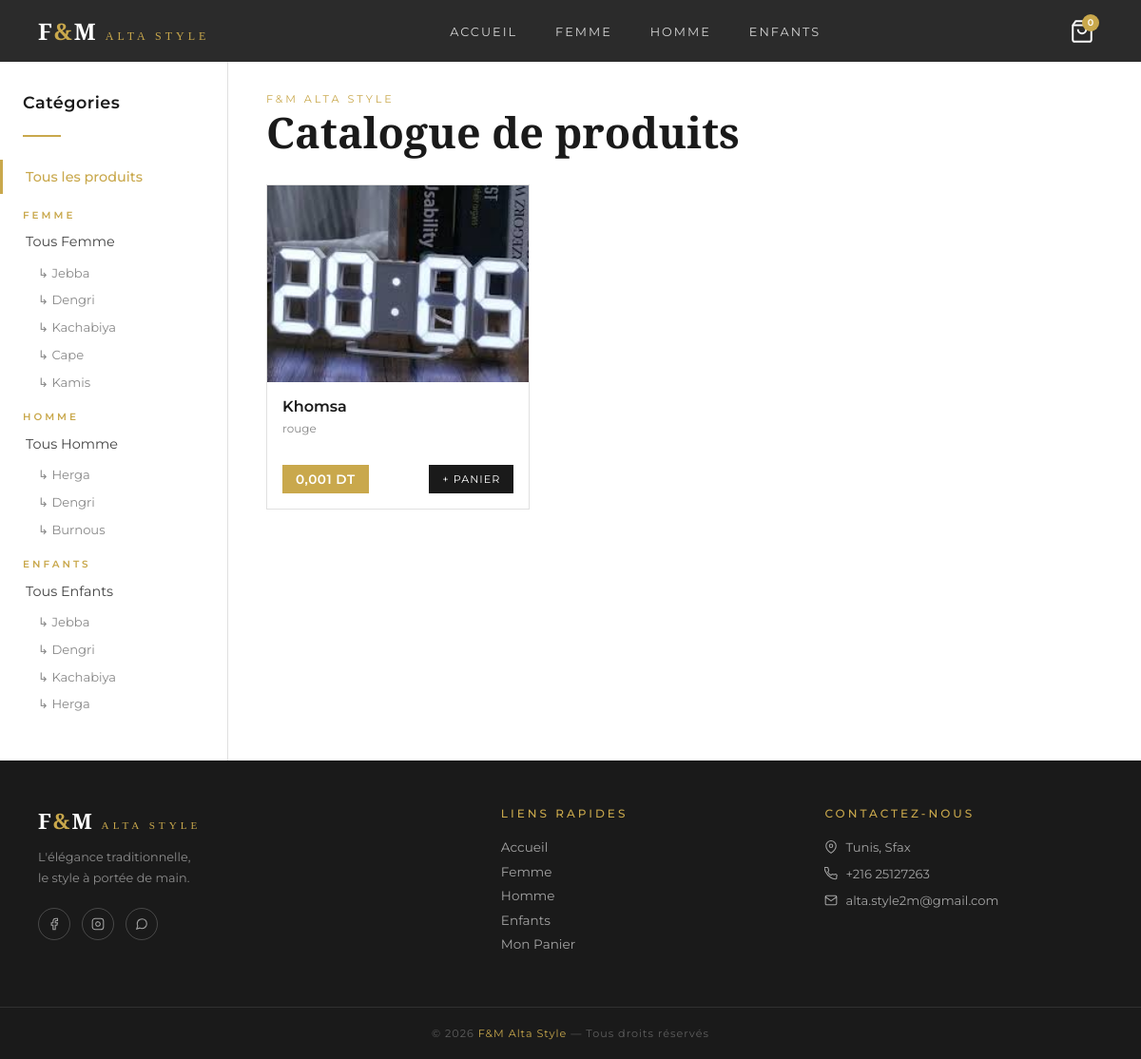
The page /catalogue/ on the database as committed earlier.
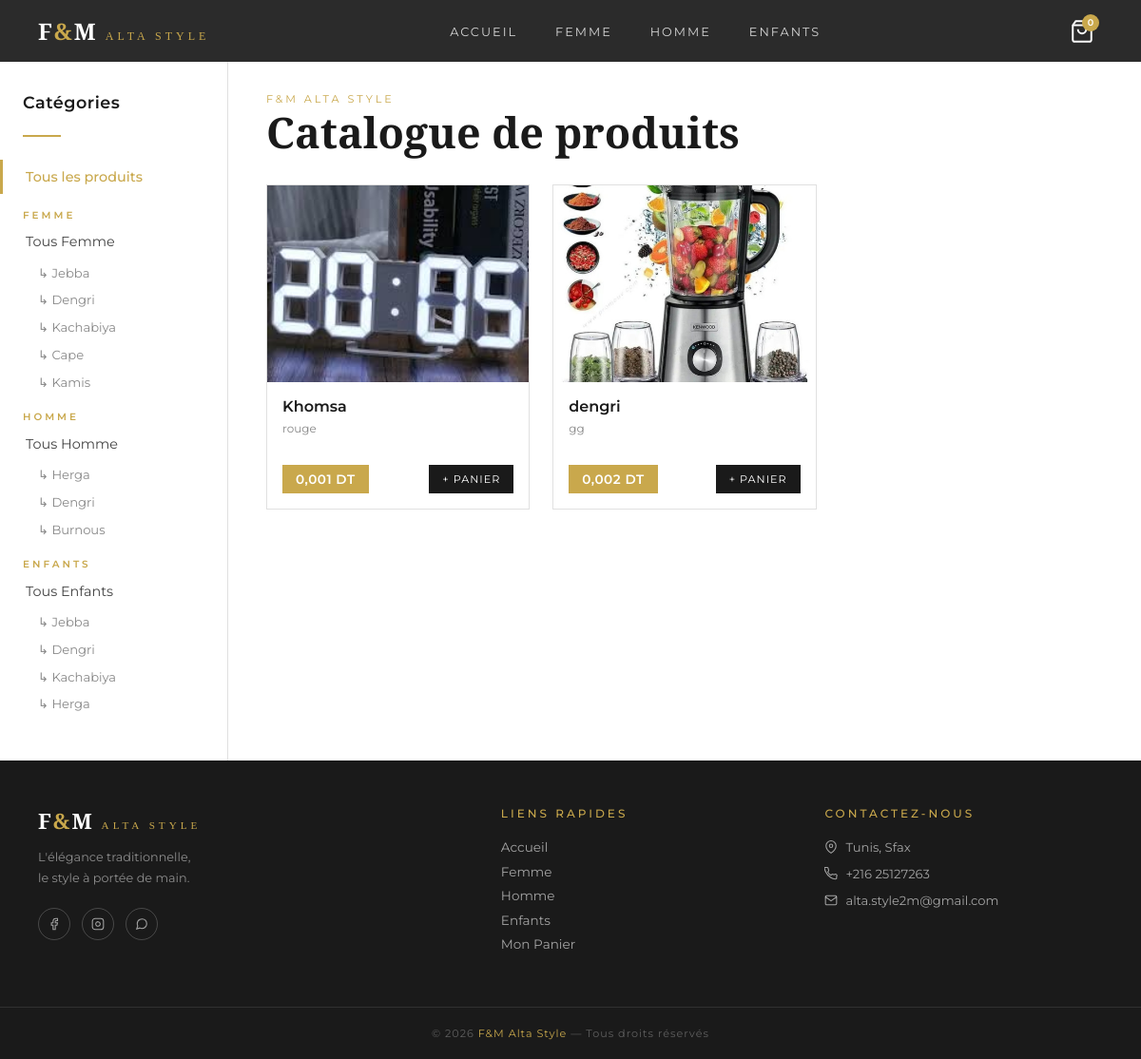
The same page on the database as committed later.
### boutique/models.py (models this page shows, shortened)
class Produit(models.Model):
    CATEGORIES = [
        ('femme', 'Femme'),
        ('homme', 'Homme'),
        ('enfants', 'Enfants'),
    ]
    SOUS_CATEGORIES = [
        ('jebba_f', 'Jebba Femme'),
        ('dengri_f', 'Dengri Femme'),
        ('kachabiya_f', 'Kachabiya Femme'),
        ('cape', 'Cape'),
        ('kamis_f', 'Kamis Femme'),
        ('herga_h', 'Herga Homme'),
        ('dengri_h', 'Dengri Homme'),
        ('burnous', 'Burnous'),
        ('jebba_e', 'Jebba Enfant'),
        ('dengri_e', 'Dengri Enfant'),
        ('kachabiya_e', 'Kachabiya Enfant'),
        ('herga_e', 'Herga Enfant'),
        ('autre', 'Autre'),
    ]
    nom = models.CharField(max_length=200)
    description = models.TextField()
    prix = models.DecimalField(max_digits=10, decimal_places=3)
    categorie = models.CharField(max_length=50, choices=CATEGORIES)
    sous_categorie = models.CharField(max_length=50, choices=SOUS_CATEGORIES, blank=True, default='')
    image = models.ImageField(upload_to='produits/', blank=True, null=True)
    disponible = models.BooleanField(default=True)
    date_ajout = models.DateTimeField(auto_now_add=True)

### boutique/views.py (the view)
# urls.py: path('catalogue/', views.catalogue, name='catalogue'),
def catalogue(request):
    categorie = request.GET.get('cat', 'all')
    sous_categorie = request.GET.get('sous', '')
    if categorie == 'all':
        produits = Produit.objects.filter(disponible=True)
    elif sous_categorie:
        produits = Produit.objects.filter(disponible=True, categorie=categorie, sous_categorie=sous_categorie)
    else:
        produits = Produit.objects.filter(disponible=True, categorie=categorie)
    return render(request, 'boutique/catalogue.html', {
        'produits': produits,
        'categorie': categorie,
        'sous_categorie': sous_categorie
    })

### boutique/templates/boutique/catalogue.html (shortened to what this page needs)
{% extends 'boutique/base.html' %}
{% block content %}
<div class="page-wrapper">
  <aside class="sidebar">
    <p class="sidebar-title">Catégories</p>
    <hr class="sidebar-divider">
    <a href="/catalogue/" class="sidebar-link {% if categorie == 'all' %}active{% endif %}">Tous les produits</a>
    <p class="sidebar-section">Femme</p>
    <a href="/catalogue/?cat=femme" class="sidebar-link {% if categorie == 'femme' and not sous_categorie %}active{% endif %}">Tous Femme</a>
    <a href="/catalogue/?cat=femme&sous=jebba_f" class="sidebar-sublink {% if sous_categorie == 'jebba_f' %}active{% endif %}">↳ Jebba</a>
    <a href="/catalogue/?cat=femme&sous=dengri_f" class="sidebar-sublink {% if sous_categorie == 'dengri_f' %}active{% endif %}">↳ Dengri</a>
    <a href="/catalogue/?cat=femme&sous=kachabiya_f" class="sidebar-sublink {% if sous_categorie == 'kachabiya_f' %}active{% endif %}">↳ Kachabiya</a>
    <a href="/catalogue/?cat=femme&sous=cape" class="sidebar-sublink {% if sous_categorie == 'cape' %}active{% endif %}">↳ Cape</a>
    <a href="/catalogue/?cat=femme&sous=kamis_f" class="sidebar-sublink {% if sous_categorie == 'kamis_f' %}active{% endif %}">↳ Kamis</a>
    <p class="sidebar-section">Homme</p>
    <a href="/catalogue/?cat=homme" class="sidebar-link {% if categorie == 'homme' and not sous_categorie %}active{% endif %}">Tous Homme</a>
    <a href="/catalogue/?cat=homme&sous=herga_h" class="sidebar-sublink {% if sous_categorie == 'herga_h' %}active{% endif %}">↳ Herga</a>
    <a href="/catalogue/?cat=homme&sous=dengri_h" class="sidebar-sublink {% if sous_categorie == 'dengri_h' %}active{% endif %}">↳ Dengri</a>
    <a href="/catalogue/?cat=homme&sous=burnous" class="sidebar-sublink {% if sous_categorie == 'burnous' %}active{% endif %}">↳ Burnous</a>
    <p class="sidebar-section">Enfants</p>
    <a href="/catalogue/?cat=enfants" class="sidebar-link {% if categorie == 'enfants' and not sous_categorie %}active{% endif %}">Tous Enfants</a>
    <a href="/catalogue/?cat=enfants&sous=jebba_e" class="sidebar-sublink {% if sous_categorie == 'jebba_e' %}active{% endif %}">↳ Jebba</a>
    <a href="/catalogue/?cat=enfants&sous=dengri_e" class="sidebar-sublink {% if sous_categorie == 'dengri_e' %}active{% endif %}">↳ Dengri</a>
    <a href="/catalogue/?cat=enfants&sous=kachabiya_e" class="sidebar-sublink {% if sous_categorie == 'kachabiya_e' %}active{% endif %}">↳ Kachabiya</a>
    <a href="/catalogue/?cat=enfants&sous=herga_e" class="sidebar-sublink {% if sous_categorie == 'herga_e' %}active{% endif %}">↳ Herga</a>
  </aside>
  <div class="main-content">
    <div class="main-header">
      <small>F&M Alta Style</small>
      <h2>Catalogue de produits</h2>
    </div>
    <div class="products-grid">
      {% for produit in produits %}
      <div class="product-card" onclick="window.location='/produit/{{ produit.id }}/'">
        <div class="prod-img">
          {% if produit.image %}
          <img src="{{ produit.image.url }}" alt="{{ produit.nom }}">
          {% else %}🥻{% endif %}
        </div>
        <div class="prod-body">
          <p class="prod-name">{{ produit.nom }}</p>
          <p class="prod-desc">{{ produit.description|truncatewords:12 }}</p>
        </div>
        <div class="prod-footer">
          <span class="prod-price">{{ produit.prix }} DT</span>
          <button class="add-btn" onclick="event.stopPropagation();window.location='/produit/{{ produit.id }}/'">
            + Panier
          </button>
        </div>
      </div>
      {% empty %}
      <p style="color:#999;grid-column:1/-1;padding:3rem;text-align:center">
        Aucun produit — Ajoutez-en depuis l'admin !
      </p>
      {% endfor %}
    </div>
  </div>
</div>
{% endblock %}

### boutique/templates/boutique/base.html (shortened to what this page needs)
<!DOCTYPE html>
<html lang="fr">
<head>
</head>
<body>
<nav>
  <a class="logo" href="/">F<span>&</span>M <span style="font-size:0.75rem;font-weight:300;letter-spacing:4px">ALTA STYLE</span></a>
  <ul class="nav-links">
    <li><a href="/">Accueil</a></li>
    <li><a href="/catalogue/?cat=femme">Femme</a></li>
    <li><a href="/catalogue/?cat=homme">Homme</a></li>
    <li><a href="/catalogue/?cat=enfants">Enfants</a></li>
  </ul>
  <a href="/panier/" class="cart-icon-btn">
    <svg viewBox="0 0 24 24" xmlns="http://www.w3.org/2000/svg">
      <path d="M6 2L3 6v14a2 2 0 002 2h14a2 2 0 002-2V6l-3-4z"/>
      <line x1="3" y1="6" x2="21" y2="6"/>
      <path d="M16 10a4 4 0 01-8 0"/>
    </svg>
    <span class="cart-badge" id="cartCount">0</span>
  </a>
</nav>
<div class="main-block">
{% block content %}{% endblock %}
</div>
<footer>
  <div class="footer-grid">
    <div class="footer-col">
      <p class="footer-logo">F<span>&</span>M <span class="footer-logo-sub">ALTA STYLE</span></p>
      <p class="footer-slogan">L'élégance traditionnelle,<br>le style à portée de main.</p>
      <div class="footer-socials">
        <a href="#" class="social-link">
          <svg viewBox="0 0 24 24" fill="none" stroke="currentColor" stroke-width="1.8"><path d="M18 2h-3a5 5 0 00-5 5v3H7v4h3v8h4v-8h3l1-4h-4V7a1 1 0 011-1h3z"/></svg>
        </a>
        <a href="#" class="social-link">
          <svg viewBox="0 0 24 24" fill="none" stroke="currentColor" stroke-width="1.8"><rect x="2" y="2" width="20" height="20" rx="5" ry="5"/><path d="M16 11.37A4 4 0 1112.63 8 4 4 0 0116 11.37z"/><line x1="17.5" y1="6.5" x2="17.51" y2="6.5"/></svg>
        </a>
        <a href="#" class="social-link">
          <svg viewBox="0 0 24 24" fill="none" stroke="currentColor" stroke-width="1.8"><path d="M21 11.5a8.38 8.38 0 01-.9 3.8 8.5 8.5 0 01-7.6 4.7 8.38 8.38 0 01-3.8-.9L3 21l1.9-5.7a8.38 8.38 0 01-.9-3.8 8.5 8.5 0 014.7-7.6 8.38 8.38 0 013.8-.9h.5a8.48 8.48 0 018 8v.5z"/></svg>
        </a>
      </div>
    </div>
    <div class="footer-col">
      <p class="footer-col-title">Liens rapides</p>
      <a href="/" class="footer-link">Accueil</a>
      <a href="/catalogue/?cat=femme" class="footer-link">Femme</a>
      <a href="/catalogue/?cat=homme" class="footer-link">Homme</a>
      <a href="/catalogue/?cat=enfants" class="footer-link">Enfants</a>
      <a href="/panier/" class="footer-link">Mon Panier</a>
    </div>
    <div class="footer-col">
      <p class="footer-col-title">Contactez-nous</p>
      <p class="footer-contact-item">
        <svg viewBox="0 0 24 24" fill="none" stroke="currentColor" stroke-width="1.8" width="14" height="14"><path d="M21 10c0 7-9 13-9 13s-9-6-9-13a9 9 0 0118 0z"/><circle cx="12" cy="10" r="3"/></svg>
        Tunis, Sfax
      </p>
      <p class="footer-contact-item">
        +216 25127263
      </p>
      <p class="footer-contact-item">
        <svg viewBox="0 0 24 24" fill="none" stroke="currentColor" stroke-width="1.8" width="14" height="14"><path d="M4 4h16c1.1 0 2 .9 2 2v12c0 1.1-.9 2-2 2H4c-1.1 0-2-.9-2-2V6c0-1.1.9-2 2-2z"/><polyline points="22,6 12,13 2,6"/></svg>
        alta.style2m@gmail.com
      </p>
    </div>
  </div>
  <div class="footer-bottom">
    <p>© 2026 <span>F&M Alta Style</span> — Tous droits réservés</p>
  </div>
</footer>
</body>
</html>

### boutique/templates/boutique/base.html (style rules this page uses)
* { margin:0;padding:0;box-sizing:border-box }
:root { --gold:#C9A84C; --white:#FFFFFF; --cream:#FAF8F3; --black:#1A1A1A; --dark:#2b2b2b; --gray:#6B6B6B; --border:#e0e0e0; }
body { font-family:'Montserrat',sans-serif;background:var(--white);color:var(--black);display:flex;flex-direction:column;min-height:100vh }
nav { background:var(--dark);padding:0 2.5rem;display:flex;align-items:center;justify-content:space-between;height:65px;position:sticky;top:0;z-index:100 }
.logo { font-family:'Cormorant Garamond',serif;font-size:1.5rem;font-weight:700;letter-spacing:2px;text-decoration:none;color:var(--white) }
.logo span { color:var(--gold) }
.nav-links { display:flex;gap:2.5rem;list-style:none }
.nav-links a { text-decoration:none;font-size:0.8rem;letter-spacing:2px;text-transform:uppercase;color:rgba(255,255,255,0.8);font-weight:400;transition:color 0.3s }
.cart-icon-btn { position:relative;background:none;border:none;cursor:pointer;text-decoration:none;display:flex;align-items:center;justify-content:center;width:44px;height:44px }
.cart-icon-btn svg { width:26px;height:26px;stroke:var(--white);fill:none;stroke-width:1.8;transition:stroke 0.3s }
.cart-badge { position:absolute;top:4px;right:4px;background:var(--gold);color:var(--white);border-radius:50%;width:18px;height:18px;font-size:0.6rem;font-weight:600;display:flex;align-items:center;justify-content:center;font-family:'Montserrat',sans-serif }
.main-block { flex:1 }
footer { background:#1a1a1a;color:rgba(255,255,255,0.7);margin-top:0;display:block;width:100% }
.footer-grid { display:grid;grid-template-columns:1.5fr 1fr 1fr;gap:3rem;padding:3rem 2.5rem;max-width:1200px;margin:0 auto }
.footer-logo { font-family:'Cormorant Garamond',serif;font-size:1.4rem;font-weight:700;color:var(--white);margin-bottom:0.75rem;letter-spacing:2px }
.footer-logo span { color:var(--gold) }
.footer-logo-sub { font-size:0.7rem;font-weight:300;letter-spacing:4px }
.footer-slogan { font-size:0.8rem;line-height:1.7;color:rgba(255,255,255,0.5);margin-bottom:1.25rem }
.footer-socials { display:flex;gap:0.75rem }
.social-link { width:34px;height:34px;border:1px solid rgba(255,255,255,0.2);border-radius:50%;display:flex;align-items:center;justify-content:center;color:rgba(255,255,255,0.6);text-decoration:none;transition:all 0.3s }
.social-link svg { width:14px;height:14px }
.footer-col-title { font-size:0.75rem;letter-spacing:3px;text-transform:uppercase;color:var(--gold);margin-bottom:1.25rem;font-weight:500 }
.footer-link { display:block;text-decoration:none;color:rgba(255,255,255,0.6);font-size:0.85rem;margin-bottom:0.6rem;transition:color 0.3s }
.footer-contact-item { display:flex;align-items:center;gap:8px;font-size:0.82rem;color:rgba(255,255,255,0.6);margin-bottom:0.75rem }
.footer-bottom { border-top:1px solid rgba(255,255,255,0.1);text-align:center;padding:1.25rem;font-size:0.7rem;letter-spacing:1px;color:rgba(255,255,255,0.3) }
.footer-bottom span { color:var(--gold) }

Rows that differ between the two databases and show on the page:
added Produit: image (picture), nom "dengri", description "gg", prix "0,002"
